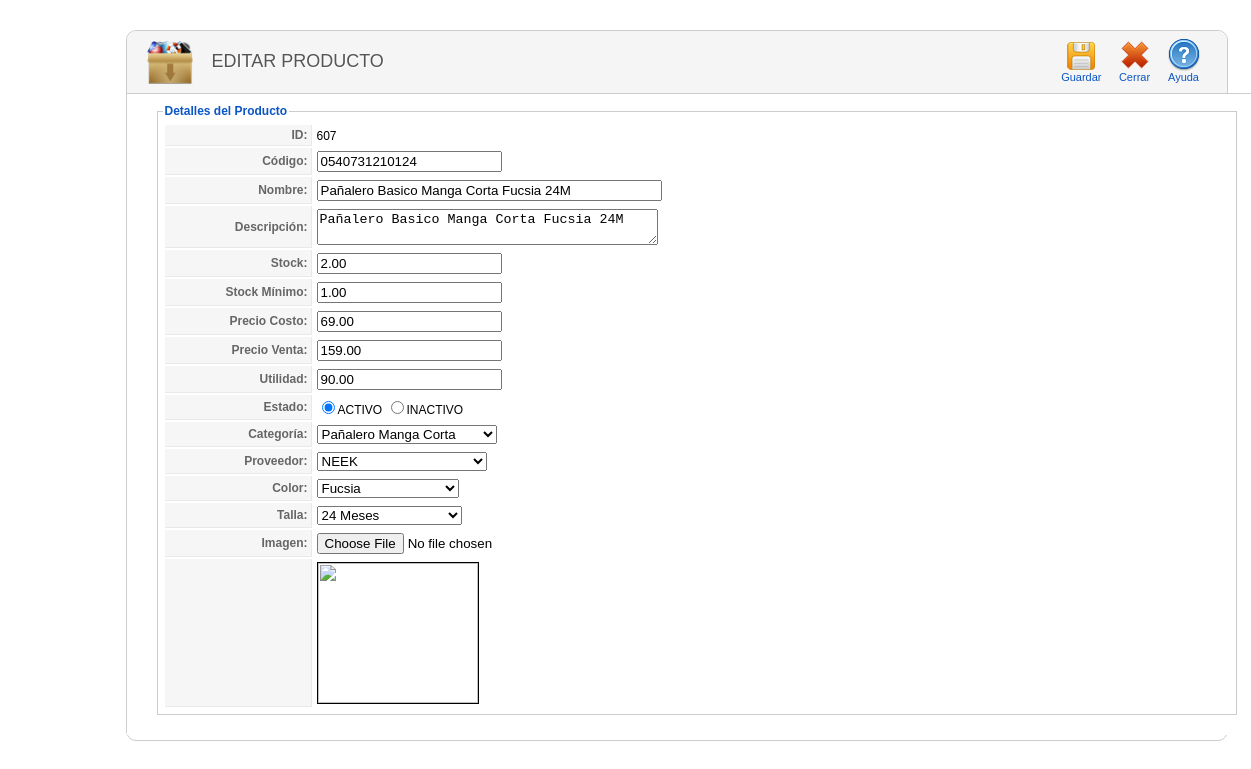
Screenshot of /producto/editar_producto.php?idproducto=607 (signed in) with the database file from the repository.
### tables this page shows
CREATE TABLE `producto` (
  `IdProducto` int(11) NOT NULL,
  `Codigo` varchar(50) DEFAULT NULL,
  `Nombre` varchar(100) NOT NULL,
  `Descripcion` text,
  `Stock` decimal(8,2) DEFAULT NULL,
  `StockMin` decimal(8,2) DEFAULT NULL,
  `PrecioCosto` decimal(8,2) DEFAULT NULL,
  `PrecioVenta` decimal(8,2) DEFAULT NULL,
  `Utilidad` decimal(8,2) DEFAULT NULL,
  `Estado` varchar(30) NOT NULL,
  `Imagen` varchar(100) DEFAULT NULL,
  `IdCategoria` int(11) NOT NULL,
  `IdProveedor` int(11) DEFAULT '1',
  `IdColor` int(11) DEFAULT '1',
  `IdTalla` int(11) DEFAULT '1'
);

### clases/clsProducto.php (called while the page is built, shortened)
<?php
include_once("clsConexion.php");
class clsProducto{
  function consultarProducto($criterio,$busqueda){
   $con = new clsConexion;
   if($con->conectarse()==true){
     $query = "CALL SP_S_Producto('$criterio','$busqueda')";
	 $result = @mysql_query($query);
	 if (!$result)
	   return false;
	 else
	   return $result;
   }
 }
}
?>

### clases/clsConexion.php (called while the page is built, shortened)
<?php
class clsConexion{
	 function conectarse() {
		   return true;
	 }
}
?>

### clases/clsCategoria.php (called while the page is built, shortened)
<?php
include_once("clsConexion.php");
class clsCategoria{
 function consultarCategoria(){
   $con = new clsConexion;
   if($con->conectarse()==true){
     $query = "CALL SP_S_Categoria()";
	 $result = @mysql_query($query);
	 if (!$result)
	   return false;
	 else
	   return $result;
   }
 }
}
?>

### clases/clsProveedor.php (called while the page is built, shortened)
<?php
include_once("clsConexion.php");
class clsProveedor{
 function consultarProveedor(){
   $con = new clsConexion;
   if($con->conectarse()==true){
     $query = "CALL SP_S_Proveedor()";
   $result = @mysql_query($query);
   if (!$result)
     return false;
   else
     return $result;
   }
 }
}
?>

### clases/clsColor.php (called while the page is built, shortened)
<?php
include_once("clsConexion.php");
class clsColor{
 function consultarColor(){
   $con = new clsConexion;
   if($con->conectarse()==true){
     $query = "CALL SP_S_Color()";
	 $result = @mysql_query($query);
	 if (!$result)
	   return false;
	 else
	   return $result;
   }
 }
}
?>

### clases/clsTalla.php (called while the page is built, shortened)
<?php
include_once("clsConexion.php");
class clsTalla{
 function consultarTalla(){
   $con = new clsConexion;
   if($con->conectarse()==true){
     $query = "CALL SP_S_Talla()";
	 $result = @mysql_query($query);
	 if (!$result)
	   return false;
	 else
	   return $result;
   }
 }
}
?>

### producto/editar_producto.php (the view, shortened to what this page needs)
<html>
<head>
<link href="../css/general.css" rel="stylesheet" type="text/css">
<link href="../css/icon.css" rel="stylesheet" type="text/css">
<link href="../css/box.css" rel="stylesheet" type="text/css">
</head>
<body>
<?php
    if(isset($_SESSION["usuario"])){
?>
<div class="wrapper">
<form name="form_producto" method="post" action="guardar_producto.php" enctype="multipart/form-data">
<div class="block">
    <div class="block_head">
    	<div class="imagen_head"><img src="../img/header/producto.png" width="46" height="43"></div>
    <div class="titulo_head">EDITAR PRODUCTO</div>
      <div class="toolbar" id="toolbar">
            <table class="toolbar">
            	<tbody>
                	<tr>
                    <td>
<button type="submit" class="button">
                   <span class="icon-32-guardar_editar" title="Guardar">
                        </span>
                        Guardar
          			</button>
                    </td>
                    <td>
                        <a href="index.php" class="toolbar">
                        <span class="icon-32-cancelar" title="Nuevo">
                        </span>
                        Cerrar
                        </a>
                    </td>
                    <td>
                        <a href="#" class="toolbar">
                        <span class="icon-32-ayuda" title="Ayuda">
                        </span>
                        Ayuda
                        </a>
                    </td>
                    </tr>
            	</tbody>
            </table>
        </div>
    </div>
    <div class="block_content">
<?php
include_once("../clases/clsProducto.php");
include_once("../clases/clsCategoria.php");
include_once("../clases/clsProveedor.php");
include_once("../clases/clsColor.php");
include_once("../clases/clsTalla.php");
$objcategoria=new clsCategoria;
$objproveedor=new clsProveedor;
$objcolor=new clsColor;
$objtalla=new clsTalla;
$resultado_categ=$objcategoria->consultarCategoria();
$resultado_prov=$objproveedor->consultarProveedor();
$resultado_col=$objcolor->consultarColor();
$resultado_ta=$objtalla->consultarTalla();
	$id_prod=$_GET["idproducto"];
	$objproducto=new clsProducto;
	$resultado_prod=$objproducto->consultarProducto('id',$id_prod);
	while($row=mysql_fetch_array($resultado_prod)){
		$codigoba=$row["Codigo"];
		$nombre=$row["Nombre"];
		$descripcion=$row["Descripcion"];
		$stock=$row["Stock"];
		$stockmin=$row["StockMin"];
		$preciocosto=$row["PrecioCosto"];
		$precioventa=$row["PrecioVenta"];
		$utilidad=$row["Utilidad"];
		$estado=$row["Estado"];
		$imagen=$row["Imagen"];
		$idcategoria=$row["IdCategoria"];
		$idproveedor=$row["IdProveedor"];
		$idcolor=$row["IdColor"];
		$idtalla=$row["IdTalla"];
	}
?>
    <fieldset class="adminform">
    <legend>Detalles del Producto</legend>
<table class="admintable">
	<tr>
		<td width="100" class="key">ID:</td>
		<td><?php echo $id_prod ?></td>
	</tr>
	<tr>
		<td class="key">Código:</td>
		<td><input type="text" name="codigoba" value="<?php echo $codigoba ?>" size="20"></td>
	</tr>
    <tr>
		<td class="key">Nombre:</td>
		<td><input type="text" name="nombre" value="<?php echo $nombre ?>" size="40"></td>
	</tr>
    <tr>
		<td class="key">Descripción:</td>
		<td><textarea name="descripcion"  id="textarea" cols="40" rows="2"><?php print($descripcion); ?></textarea></td>
	</tr>
	<tr>
		<td class="key">Stock:</td>
		<td><input type="text" name="stock" value="<?php echo $stock ?>" size="20"></td>
	</tr>
	<tr>
		<td class="key">Stock Mínimo:</td>
		<td><input type="text" name="stockmin" value="<?php echo $stockmin ?>" size="20"></td>
	</tr>
	<tr>
		<td class="key">Precio Costo:</td>
		<td><input type="text" name="preciocosto" value="<?php echo $preciocosto ?>" size="20"></td>
	</tr>
	<tr>
		<td class="key">Precio Venta:</td>
		<td><input type="text" name="precioventa" value="<?php echo $precioventa ?>" size="20"></td>
	</tr>
	<tr>
		<td class="key">Utilidad:</td>
		<td><input type="text" name="utilidad" value="<?php echo $utilidad ?>" size="20"></td>
	</tr>
   	<tr>
		<td class="key">Estado:</td>
		<td>
        <label><input type="radio" name="estado" value="ACTIVO" <?php if($estado=='ACTIVO') print "checked=true"?> />ACTIVO</label>
		<label><input type="radio" name="estado" value="INACTIVO" <?php if($estado=='INACTIVO') print "checked=true"?> />INACTIVO</label>
        </td>
	</tr>
    <tr>
		<td class="key">Categoría:</td>
		<td><select name="idcategoria">
          <?php
		while($row=mysql_fetch_array($resultado_categ)){
			?>
            <?php
				if($idcategoria==$row['IdCategoria']){?>
				 <option value="<?php echo $row['IdCategoria']?>" selected="selected"><?php echo $row['Descripcion']?></option>
				<?php } else { ?>
				<option value="<?php echo $row['IdCategoria']?>"><?php echo $row['Descripcion']?></option>
				<?php }?>
	<?php } ?>
        </select></td>
	</tr>
	<tr>
		<td class="key">Proveedor:</td>
		<td><select name="idproveedor">
          <?php
		while($row2=mysql_fetch_array($resultado_prov)){
			?>
            <?php
				if($idproveedor==$row2['IdProveedor']){?>
				 <option value="<?php echo $row2['IdProveedor']?>" selected="selected"><?php echo $row2['Nombre']?></option>
				<?php } else { ?>
				<option value="<?php echo $row2['IdProveedor']?>"><?php echo $row2['Nombre']?></option>
				<?php }?>
	<?php } ?>
        </select></td>
	</tr>
	<tr>
		<td class="key">Color:</td>
		<td><select name="idcolor">
          <?php
		while($row3=mysql_fetch_array($resultado_col)){
			?>
            <?php
				if($idcolor==$row3['IdColor']){?>
				 <option value="<?php echo $row3['IdColor']?>" selected="selected"><?php echo $row3['Descripcion']?></option>
				<?php } else { ?>
				<option value="<?php echo $row3['IdColor']?>"><?php echo $row['Descripcion']?></option>
				<?php }?>
	<?php } ?>
        </select></td>
	</tr>
	<tr>
		<td class="key">Talla:</td>
		<td><select name="idtalla">
          <?php
		while($row4=mysql_fetch_array($resultado_ta)){
			?>
            <?php
				if($idtalla==$row4['IdTalla']){?>
				 <option value="<?php echo $row4['IdTalla']?>" selected="selected"><?php echo $row4['Descripcion']?></option>
				<?php } else { ?>
				<option value="<?php echo $row4['IdTalla']?>"><?php echo $row4['Descripcion']?></option>
				<?php }?>
	<?php } ?>
        </select></td>
	</tr>
    <tr>
      <td class="key">Imagen:</td>
      <td><input type="file" size="44" name="imagen" accept="image/jpeg"></td>
    </tr>
    <tr>
      <td class="key">&nbsp;</td>
      <td><img src="../producto/foto/<?php echo $imagen ?>" width="160px" height="140px" border="1"><input type="hidden" name="img_eliminar_1" value="<?php echo $imagen ?>"></td>
    </tr>
</table>
</fieldset>
	</div>
</div>
</form>
</div>
<?php
    } else {
        header("Location:../index.php");
    }
?>
</body>
</html>

### css/general.css (style rules this page uses)
body { margin: 10px; padding: 0; background-image: url(../img/fondo.png); background-repeat: repeat; padding-bottom: 1px; font-size: 11px; }
body, td, th { font-family: Arial, Helvetica, sans-serif; font-size:12px; }
a:link { color: #0B55C4; text-decoration: none; }
fieldset { margin-bottom: 10px; border: 1px #ccc solid; padding: 5px; text-align: left; }
legend { color: #0B55C4; font-size: 12px; font-weight: bold; }
fieldset.adminform { border: 1px solid #ccc; margin: 0 10px 10px 10px; }
table.admintable td { padding: 3px; }
table.admintable td.key, table.admintable td.paramlist_key { background-color: #f6f6f6; text-align: right; width: 140px; color: #666; font-weight: bold; font-size: 12px; border-bottom: 1px solid #e9e9e9; border-right: 1px solid #e9e9e9; }
.block { width:1100px; padding-bottom: 5px; margin-bottom: 25px; clear: both; border-radius: 10px; background-color:#fff; border: solid 1px #CCCCCC; }
.wrapper { width:1000px; margin:0 auto; padding-top: 20px; }
.block .block_content { overflow: hidden; background: #fff; width:1100px; border-top: 1px solid #CECECE; padding: 10px 20px 10px; }
.block .block_head { height:62px; background-color:#F5F5F5; -moz-border-radius: 10px 10px 0px 0px; -o-border-radius: 10px 10px 0px 0px; -webkit-border-radius: 10px 10px 0px 0px; -ms-border-radius: 10px 10px 0px 0px; overflow:visible; }
.block .titulo_head { height:25px; width:auto; float:left; font-family: "Titillium999", "Trebuchet MS", Arial, sans-serif; font-size: 18px; font-weight: normal; text-transform: uppercase; color: #555; text-shadow: 1px 1px 0 #fff; margin-left: 15px; padding-top:20px; }
.block .imagen_head { height:25px; width:50; float:left; margin-left: 20px; padding-top:10px; }
div.toolbar { float: right; text-align: right; padding: 0; margin-right: 20px; margin-top:5px; }
table.toolbar { border-collapse: collapse; padding: 0; margin: 0; }
table.toolbar td { padding: 1px 1px 1px 4px; text-align: center; color: #666; height: 48px; }
table.toolbar span { float: none; width: 32px; height: 32px; margin: 0 auto; display: block; }
table.toolbar a { display: block; float: left; background:#F5F5F5; white-space: nowrap; border: 1px solid #F5F5F5; padding: 1px 5px; cursor: pointer; font-size:11px; }
.button { display: block; float: left; white-space: nowrap; border: 1px solid #F5F5F5; padding: 1px 5px; cursor: pointer; font-family: Arial, Helvetica, sans-serif; font-size:11px; color: #0B55C4; text-align:center center; background:#F5F5F5; }

### rows the page displays
producto: codigoba "0540731210124", nombre "Pañalero Basico Manga Corta Fucsia 24M", descripcion "Pañalero Basico Manga Corta Fucsia 24M", stock "2.00", stockmin "1.00", preciocosto "69.00", precioventa "159.00", utilidad "90.00", Estado "☑ ACTIVO"

### other values shown
$id_prod "607"
form field idcategoria "Pañalero Manga Corta"
form field idproveedor "NEEK"
form field idcolor "Fucsia"
form field idtalla "24 Meses"
